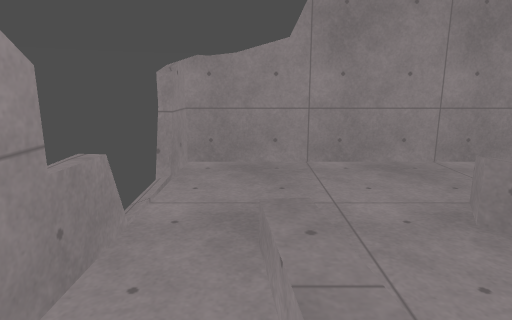
View 1 (above)

12 first-person views from a walk through a level from a Godot 3-D game. The camera is 1.4 m above the floor, tilts 12° down and sees 75° across. The floor is counted in squares, 0.5 m on a side. Each view is taken from the middle of a square. On the plan, view 1 faces up. The plan holds only what a view shows up to about 20 squares ahead; the rest is blank. The place goes on beyond the plan. Surface patterns are stand-ins for the level's own textures.

View 2
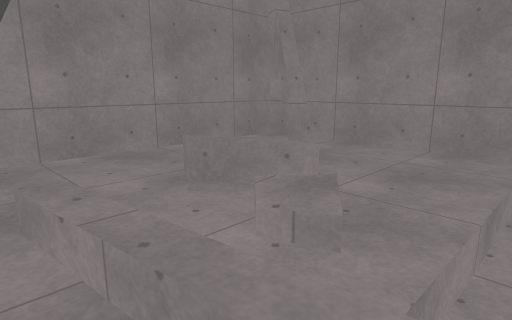

View 3
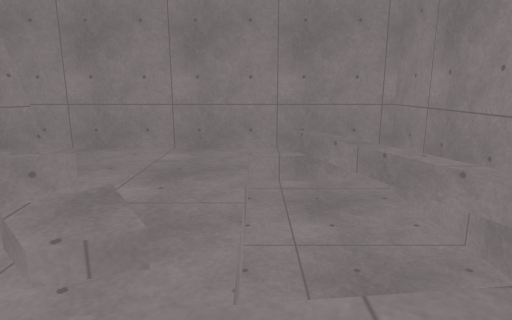

View 4
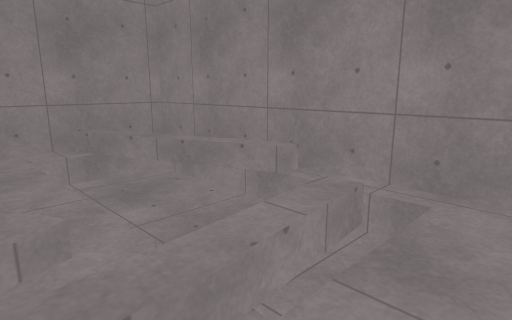

View 5
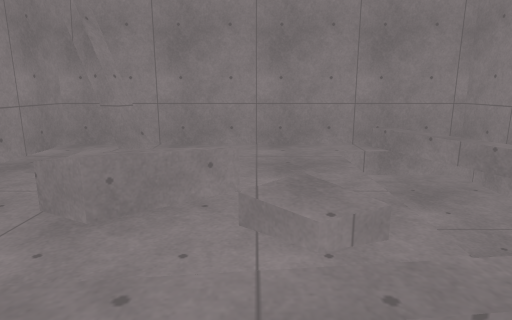

View 6
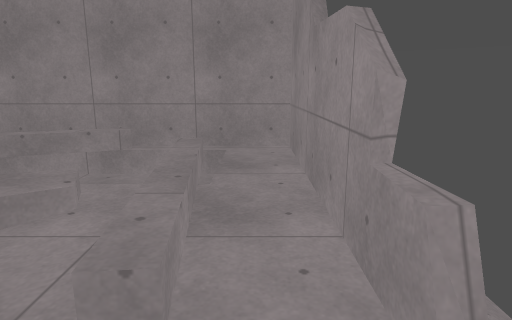

View 7
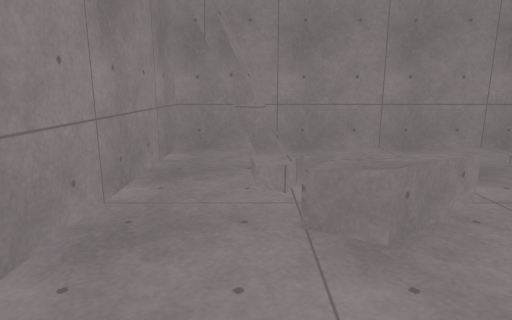

View 8
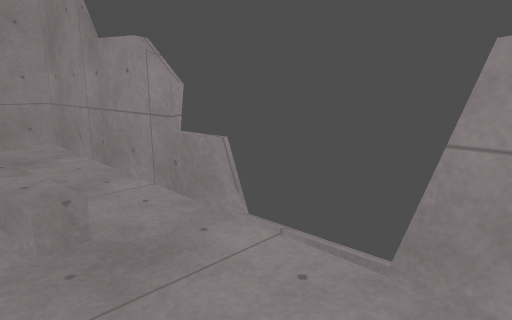

View 9
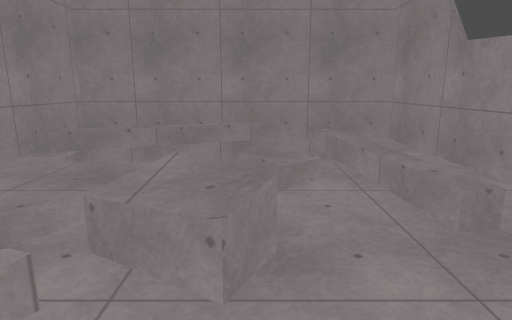

View 10
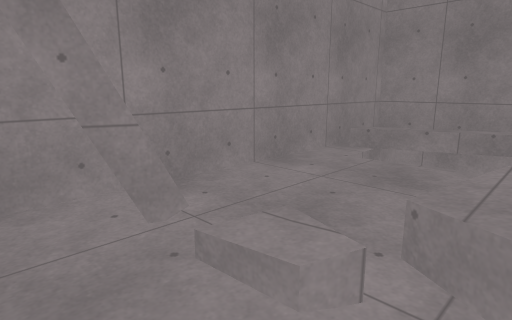

View 11
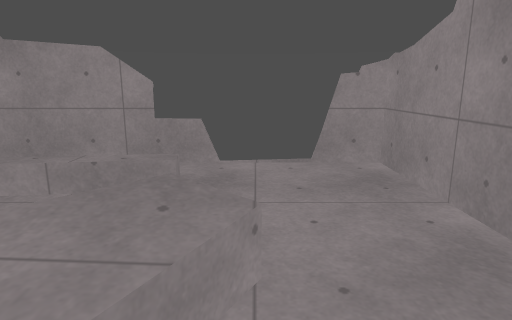

View 12
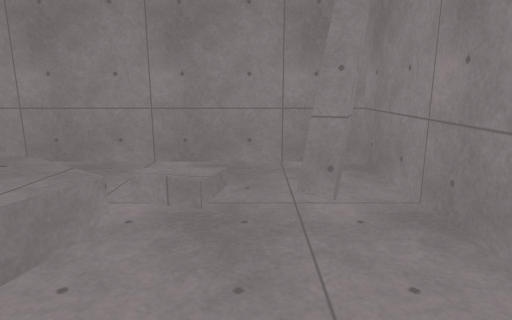

### Floor plan
Key: @ floor where view 1 was taken; # wall or solid block; x gap in a wall; . main floor; : floor 0.5 m higher than the main floor; = window, fence, low wall or low ledge; v drop or lower ground; O other object.
Columns run from 4 left of view 1 to 15 right of it. Each row starts with its distance up from view 1.
 13 ####################
 12 v#.................#
 11  #.................#
 10  v...............###
  9  v...........OO.=###
  8  v.......==..O..==.#
  7  v.......=#=.......#
  6  x.......=#O.......#
  5  =...O....=#.......#
  4  #...O....==.......#
  3  #...O..O..=.......#
  2  #...O..OO.........#
  1  #...O..O..........#
  0  #..@O.............#
 -1  #...Ovvvvvvvvvvvv.#
 -2  #...Ov  vvvvvvvvv.#
 -3  #...vv  vvvvvvvvvO#
 -4  #...vv  vvvvvvvOO.#
 -5  #...vv vvvvv::vvv #
 -6  #...vvvvvvOOvvvvv #
 -7  ### .......      ##
 -8     ##############

Where each view was taken, in squares from view 1:
view 1: 0 up, 0 right, facing up
view 2: 2 down, 1 left, facing up-right
view 3: 1 down, 1 left, facing right
view 4: 2 up, 2 left, facing down-right
view 5: 3 up, 2 left, facing right
view 6: 9 up, 1 left, facing down
view 7: 9 up, 1 left, facing right
view 8: 12 up, 2 right, facing down-left
view 9: 12 up, 5 right, facing down
view 10: 12 up, 6 right, facing down-right
view 11: 8 up, 10 right, facing left
view 12: 0 up, 11 right, facing up
